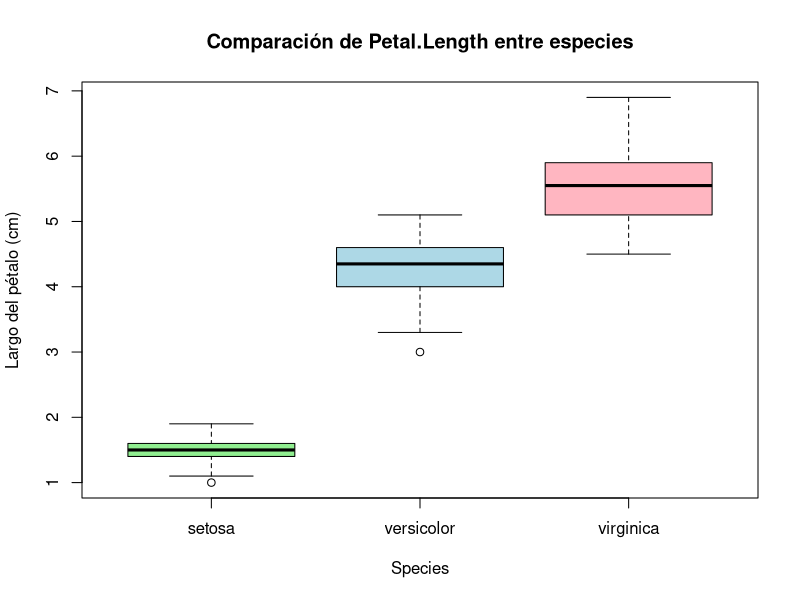

Source code (R):
# Laboratorio 2 – Contraste de medias con la base iris

# Cargar base de datos
data(iris)

# Filtrar especies de interés
versicolor <- subset(iris, Species == "versicolor")
virginica <- subset(iris, Species == "virginica")

# Estadísticas descriptivas
mean_versicolor <- mean(versicolor$Petal.Length)
sd_versicolor <- sd(versicolor$Petal.Length)

mean_virginica <- mean(virginica$Petal.Length)
sd_virginica <- sd(virginica$Petal.Length)

# Prueba t de Welch
t_test <- t.test(versicolor$Petal.Length, virginica$Petal.Length)

# Tamaño del efecto (Cohen's d)
n1 <- length(versicolor$Petal.Length)
n2 <- length(virginica$Petal.Length)
pooled_sd <- sqrt(((sd_versicolor^2) + (sd_virginica^2)) / 2)
cohen_d <- (mean_versicolor - mean_virginica) / pooled_sd

# Gráfico comparativo
boxplot(Petal.Length ~ Species, data = iris,
        col = c("lightgreen", "lightblue", "lightpink"),
        main = "Comparación de Petal.Length entre especies",
        ylab = "Largo del pétalo (cm)")

# Mostrar resultados
list(
  Media_versicolor = mean_versicolor,
  Media_virginica = mean_virginica,
  SD_versicolor = sd_versicolor,
  SD_virginica = sd_virginica,
  Prueba_t = t_test,
  Cohen_d = cohen_d
)

